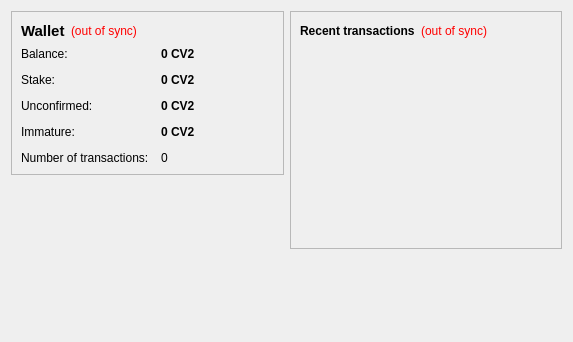
<?xml version="1.0" encoding="UTF-8"?>
<ui version="4.0">
 <class>OverviewPage</class>
 
 <widget class="QWidget" name="OverviewPage">
 
  <property name="geometry">
   <rect>
    <x>0</x>
    <y>0</y>
    <width>573</width>
    <height>342</height>
   </rect>
  </property>
  <property name="windowTitle">
   <string>Form</string>
  </property>
  <layout class="QHBoxLayout" name="horizontalLayout" stretch="1,1">
   <item>
    <layout class="QVBoxLayout" name="verticalLayout_2">
     <item>
      <widget class="QFrame" name="frame">
       <property name="frameShape">
        <enum>QFrame::StyledPanel</enum>
       </property>
       <property name="frameShadow">
        <enum>QFrame::Raised</enum>
       </property>
       <layout class="QVBoxLayout" name="verticalLayout_4">
        <item>
         <layout class="QHBoxLayout" name="horizontalLayout_4">
          <item>
           <widget class="QLabel" name="label_5">
            <property name="font">
             <font>
              <pointsize>11</pointsize>
              <weight>75</weight>
              <bold>true</bold>
             </font>
            </property>
            <property name="text">
             <string>Wallet</string>
            </property>
           </widget>
          </item>
          <item>
           <widget class="QLabel" name="labelWalletStatus">
            <property name="toolTip">
             <string>The displayed information may be out of date. Your wallet automatically synchronizes with the HyperStake network after a connection is established, but this process has not completed yet.</string>
            </property>
            <property name="styleSheet">
             <string notr="true">QLabel { color: red; }</string>
            </property>
            <property name="text">
             <string notr="true">(out of sync)</string>
            </property>
            <property name="alignment">
             <set>Qt::AlignLeading|Qt::AlignLeft|Qt::AlignVCenter</set>
            </property>
           </widget>
          </item>
          <item>
           <spacer name="horizontalSpacer_2">
            <property name="orientation">
             <enum>Qt::Horizontal</enum>
            </property>
            <property name="sizeHint" stdset="0">
             <size>
              <width>40</width>
              <height>20</height>
             </size>
            </property>
           </spacer>
          </item>
         </layout>
        </item>
		
		
		
        <item>
         <layout class="QFormLayout" name="formLayout_2">
          <property name="fieldGrowthPolicy">
           <enum>QFormLayout::AllNonFixedFieldsGrow</enum>
          </property>
          <property name="horizontalSpacing">
           <number>12</number>
          </property>
          <property name="verticalSpacing">
           <number>12</number>
          </property>
          <item row="0" column="0">
           <widget class="QLabel" name="label">
            <property name="text">
             <string>Balance:</string>
            </property>
           </widget>
          </item>
          <item row="0" column="1">
           <widget class="QLabel" name="labelBalance">
            <property name="font">
             <font>
              <weight>75</weight>
              <bold>true</bold>
             </font>
            </property>
            <property name="cursor">
             <cursorShape>IBeamCursor</cursorShape>
            </property>
            <property name="toolTip">
             <string>Your current balance</string>
            </property>
            <property name="text">
             <string notr="true">0 CV2</string>
            </property>
            <property name="textInteractionFlags">
             <set>Qt::LinksAccessibleByMouse|Qt::TextSelectableByKeyboard|Qt::TextSelectableByMouse</set>
            </property>
           </widget>
          </item>
          <item row="1" column="0">
           <widget class="QLabel" name="label_6">
            <property name="text">
             <string>Stake:</string>
            </property>
           </widget>
          </item>
          <item row="1" column="1">
           <widget class="QLabel" name="labelStake">
            <property name="font">
             <font>
              <weight>75</weight>
              <bold>true</bold>
             </font>
            </property>
            <property name="cursor">
             <cursorShape>IBeamCursor</cursorShape>
            </property>
            <property name="toolTip">
             <string>Total of coins that was staked, and do not yet count toward the current balance</string>
            </property>
            <property name="text">
             <string notr="true">0 CV2</string>
            </property>
            <property name="textInteractionFlags">
             <set>Qt::LinksAccessibleByMouse|Qt::TextSelectableByKeyboard|Qt::TextSelectableByMouse</set>
            </property>
           </widget>
          </item>
          <item row="2" column="0">
           <widget class="QLabel" name="label_3">
            <property name="text">
             <string>Unconfirmed:</string>
            </property>
           </widget>
          </item>
          <item row="2" column="1">
           <widget class="QLabel" name="labelUnconfirmed">
            <property name="font">
             <font>
              <weight>75</weight>
              <bold>true</bold>
             </font>
            </property>
            <property name="cursor">
             <cursorShape>IBeamCursor</cursorShape>
            </property>
            <property name="toolTip">
             <string>Total of transactions that have yet to be confirmed, and do not yet count toward the current balance</string>
            </property>
            <property name="text">
             <string notr="true">0 CV2</string>
            </property>
            <property name="textInteractionFlags">
             <set>Qt::LinksAccessibleByMouse|Qt::TextSelectableByKeyboard|Qt::TextSelectableByMouse</set>
            </property>
           </widget>
          </item>
          <item row="3" column="0">
           <widget class="QLabel" name="labelImmatureText">
            <property name="text">
             <string>Immature:</string>
            </property>
           </widget>
          </item>
          <item row="3" column="1">
           <widget class="QLabel" name="labelImmature">
            <property name="font">
             <font>
              <weight>75</weight>
              <bold>true</bold>
             </font>
            </property>
            <property name="toolTip">
             <string>Mined balance that has not yet matured</string>
            </property>
            <property name="text">
             <string notr="true">0 CV2</string>
            </property>
            <property name="textInteractionFlags">
             <set>Qt::LinksAccessibleByMouse|Qt::TextSelectableByKeyboard|Qt::TextSelectableByMouse</set>
            </property>
           </widget>
          </item>
          <item row="4" column="0">
           <widget class="QLabel" name="label_2">
            <property name="text">
             <string>Number of transactions:</string>
            </property>
           </widget>
          </item>
          <item row="4" column="1">
           <widget class="QLabel" name="labelNumTransactions">
            <property name="toolTip">
             <string>Total number of transactions in wallet</string>
            </property>
            <property name="text">
             <string notr="true">0</string>
            </property>
           </widget>
          </item>
         </layout>
        </item>
       </layout>
      </widget>
     </item>
     <item>
      <spacer name="verticalSpacer">
       <property name="orientation">
        <enum>Qt::Vertical</enum>
       </property>
       <property name="sizeHint" stdset="0">
        <size>
         <width>20</width>
         <height>40</height>
        </size>
       </property>
      </spacer>
     </item>
     <item>
      <widget class="QLabel" name="coinLogo">
       <property name="text">
        <string/>
       </property>
       <property name="pixmap">
        <pixmap resource="../bitcoin.qrc">:/images/backg</pixmap>
       </property>
       <property name="scaledContents">
        <bool>false</bool>
       </property>
       <property name="alignment">
        <set>Qt::AlignCenter</set>
       </property>
       <property name="margin">
        <number>-2</number>
       </property>
      </widget>
     </item>
    </layout>
   </item>
   <item>
    <layout class="QVBoxLayout" name="verticalLayout_3">
     <item>
      <widget class="QFrame" name="frame_2">
       <property name="frameShape">
        <enum>QFrame::StyledPanel</enum>
       </property>
       <property name="frameShadow">
        <enum>QFrame::Raised</enum>
       </property>
       <layout class="QVBoxLayout" name="verticalLayout">
        <item>
         <layout class="QHBoxLayout" name="horizontalLayout_2">
          <item>
           <widget class="QLabel" name="label_4">
            <property name="text">
             <string>&lt;b&gt;Recent transactions&lt;/b&gt;</string>
            </property>
           </widget>
          </item>
          <item>
           <widget class="QLabel" name="labelTransactionsStatus">
            <property name="toolTip">
             <string>The displayed information may be out of date. Your wallet automatically synchronizes with the HyperStake network after a connection is established, but this process has not completed yet.</string>
            </property>
            <property name="styleSheet">
             <string notr="true">QLabel { color: red; }</string>
            </property>
            <property name="text">
             <string notr="true">(out of sync)</string>
            </property>
            <property name="alignment">
             <set>Qt::AlignRight|Qt::AlignTrailing|Qt::AlignVCenter</set>
            </property>
           </widget>
          </item>
          <item>
           <spacer name="horizontalSpacer">
            <property name="orientation">
             <enum>Qt::Horizontal</enum>
            </property>
            <property name="sizeHint" stdset="0">
             <size>
              <width>40</width>
              <height>20</height>
             </size>
            </property>
           </spacer>
          </item>
         </layout>
        </item>
        <item>
         <widget class="QListView" name="listTransactions">
          <property name="styleSheet">
           <string notr="true">QListView { background: transparent; }</string>
          </property>
          <property name="frameShape">
           <enum>QFrame::NoFrame</enum>
          </property>
          <property name="verticalScrollBarPolicy">
           <enum>Qt::ScrollBarAlwaysOff</enum>
          </property>
          <property name="horizontalScrollBarPolicy">
           <enum>Qt::ScrollBarAlwaysOff</enum>
          </property>
          <property name="selectionMode">
           <enum>QAbstractItemView::NoSelection</enum>
          </property>
         </widget>
        </item>
       </layout>
      </widget>
     </item>
     <item>
      <spacer name="verticalSpacer_2">
       <property name="orientation">
        <enum>Qt::Vertical</enum>
       </property>
       <property name="sizeHint" stdset="0">
        <size>
         <width>20</width>
         <height>40</height>
        </size>
       </property>
      </spacer>
     </item>
    </layout>
   </item>
  </layout>
 </widget>
 <resources/>
 <connections/>
</ui>
